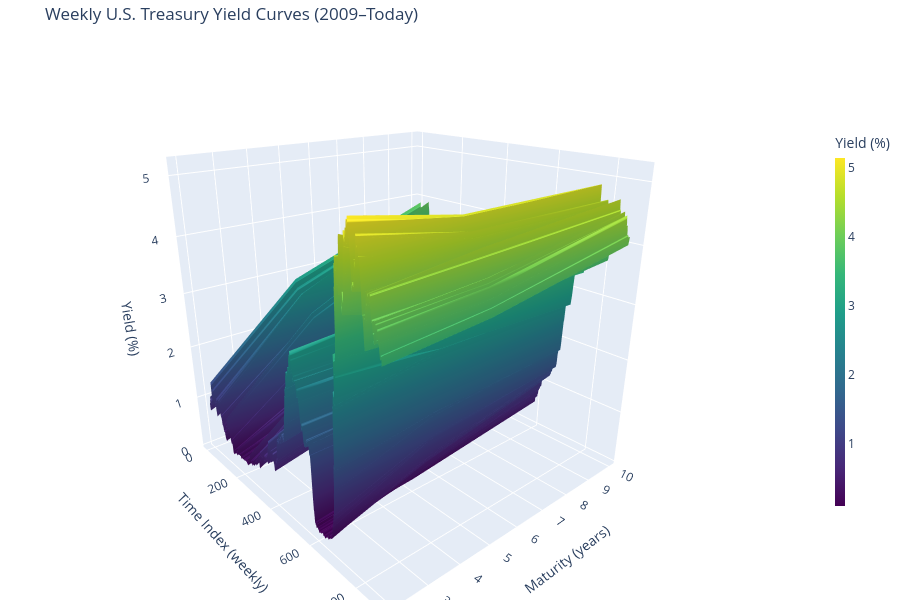

The cell this chart's notebook holds for it:
### Code cell
import pandas as pd
import numpy as np
import plotly.graph_objects as go
import kaleido

# Assuming your dataframe is called "merged"
# Columns like ['DGS2', 'DGS5', 'DGS10', ...], index = datetime

# 1. Resample to weekly (optional for smoother plotting)
weekly = merged.resample('W-FRI').mean().dropna()

# 2. Extract maturities (e.g. "DGS2" -> 2)
maturities = np.array([2, 5, 10])

# 3. Build meshgrid for plotting
X = np.arange(len(weekly))  # time index
Y = maturities
X_mesh, Y_mesh = np.meshgrid(X, Y)
Z = weekly.T.values  # shape (n_maturities, n_weeks)

# 4. Create interactive surface plot
fig = go.Figure(data=[
    go.Surface(
        x=X_mesh,
        y=Y_mesh,
        z=Z,
        colorscale='Viridis',
        colorbar=dict(
            title='Yield (%)',
            thickness=10,   # make it narrower
            len=0.7         # shorten it vertically a bit
        )
    )
])

# 5. Update layout
fig.update_layout(
    title='Weekly U.S. Treasury Yield Curves (2009–Today)',
    scene=dict(
        xaxis_title='Time Index (weekly)',
        yaxis_title='Maturity (years)',
        zaxis_title='Yield (%)',
        camera=dict(eye=dict(x=1.5, y=-1.3, z=0.8))
    ),
    autosize=True,
    width=900,
    height=600,
    margin=dict(l=0, r=0, b=0, t=40)
)

fig.show()

### Figure 1 — Plotly figure (JSON) as saved in the notebook; plotly's stock layout.template omitted (floating-point values rounded to 4 significant figures; data arrays with more than 128 entries replaced by an {"elided": "..."} marker saying what was removed)
{"data": [{"colorbar": {"len": 0.7, "thickness": 10, "title": {"text": "Yield (%)"}}, "colorscale": [[0, "#440154"], [0.1111, "#482878"], [0.2222, "#3e4989"], [0.3333, "#31688e"], [0.4444, "#26828e"], [0.5556, "#1f9e89"], [0.6667, "#35b779"], [0.7778, "#6ece58"], [0.8889, "#b5de2b"], [1, "#fde725"]], "type": "surface", "x": {"elided": "3x880 int values"}, "y": {"elided": "3x880 int values"}, "z": {"elided": "3x880 float values"}}], "layout": {"autosize": true, "height": 600, "margin": {"b": 0, "l": 0, "r": 0, "t": 40}, "scene": {"camera": {"eye": {"x": 1.5, "y": -1.3, "z": 0.8}}, "xaxis": {"title": {"text": "Time Index (weekly)"}}, "yaxis": {"title": {"text": "Maturity (years)"}}, "zaxis": {"title": {"text": "Yield (%)"}}}, "title": {"text": "Weekly U.S. Treasury Yield Curves (2009–Today)"}, "width": 900}}
